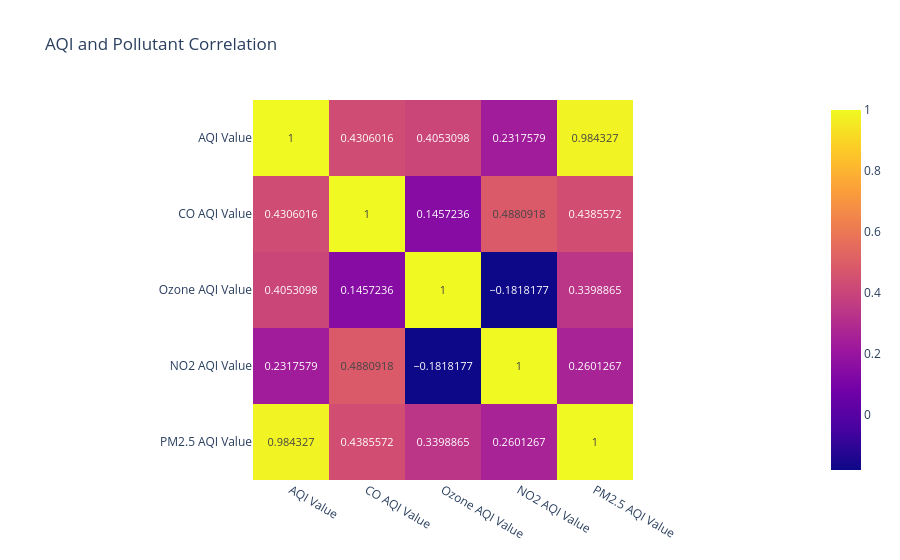

Notebook cell for this chart:
### Code cell
#Heat map

corr = df[
    [
        "AQI Value",
        "CO AQI Value",
        "Ozone AQI Value",
        "NO2 AQI Value",
        "PM2.5 AQI Value"
    ]
].corr()

fig = px.imshow(
    corr,
    text_auto=True,
    title="AQI and Pollutant Correlation"
)

fig.show()

### Figure 1 — Plotly figure (JSON) as saved in the notebook; plotly's stock layout.template omitted (floating-point values rounded to 4 significant figures)
{"data": [{"coloraxis": "coloraxis", "hovertemplate": "x: %{x}<br>y: %{y}<br>color: %{z}<extra></extra>", "name": "0", "texttemplate": "%{z}", "type": "heatmap", "x": ["AQI Value", "CO AQI Value", "Ozone AQI Value", "NO2 AQI Value", "PM2.5 AQI Value"], "xaxis": "x", "y": ["AQI Value", "CO AQI Value", "Ozone AQI Value", "NO2 AQI Value", "PM2.5 AQI Value"], "yaxis": "y", "z": [[1.0, 0.4306, 0.4053, 0.2318, 0.9843], [0.4306, 1.0, 0.1457, 0.4881, 0.4386], [0.4053, 0.1457, 1.0, -0.1818, 0.3399], [0.2318, 0.4881, -0.1818, 1.0, 0.2601], [0.9843, 0.4386, 0.3399, 0.2601, 1.0]]}], "layout": {"coloraxis": {"colorscale": [[0, "#0d0887"], [0.1111, "#46039f"], [0.2222, "#7201a8"], [0.3333, "#9c179e"], [0.4444, "#bd3786"], [0.5556, "#d8576b"], [0.6667, "#ed7953"], [0.7778, "#fb9f3a"], [0.8889, "#fdca26"], [1, "#f0f921"]]}, "title": {"text": "AQI and Pollutant Correlation"}, "xaxis": {"anchor": "y", "constrain": "domain", "domain": [0, 1], "scaleanchor": "y"}, "yaxis": {"anchor": "x", "autorange": "reversed", "constrain": "domain", "domain": [0, 1]}}}
